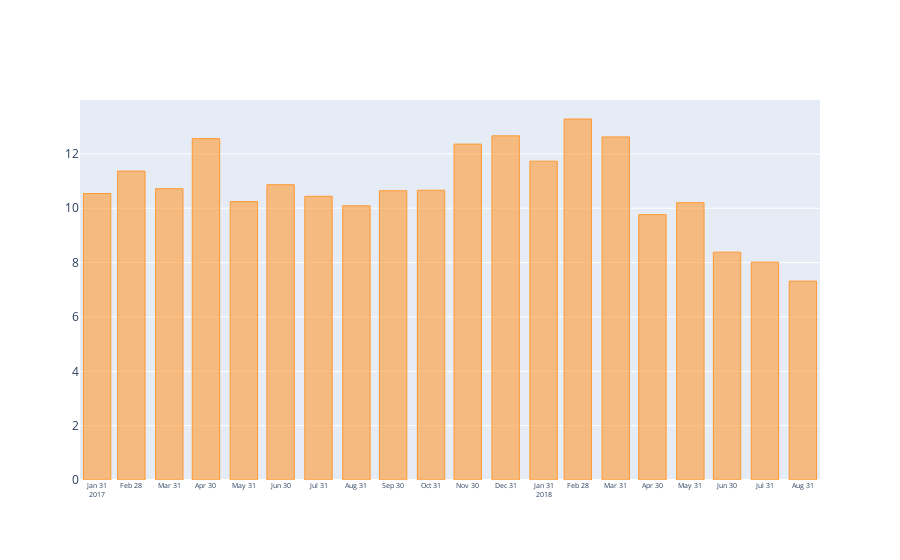

The notebook cell saved with this chart:
### Code cell
layout = {
    'xaxis':{
        'showticklabels':True,
        'dtick':'M1',
        'tick0':'2017-01-31',
        #                01 X
        'tickfont':{
            'size':7
        }
    }
}

orders_deliver_time_visual_month.iplot(kind = 'bar', layout=layout)

### Figure 1 — Plotly figure (JSON) as saved in the notebook; plotly's stock layout.template omitted (floating-point values rounded to 4 significant figures)
{"data": [{"marker": {"color": "rgba(255, 153, 51, 0.6)", "line": {"color": "rgba(255, 153, 51, 1.0)", "width": 1}}, "name": "real_delivery_time", "orientation": "v", "text": "", "type": "bar", "x": ["2017-01-31", "2017-02-28", "2017-03-31", "2017-04-30", "2017-05-31", "2017-06-30", "2017-07-31", "2017-08-31", "2017-09-30", "2017-10-31", "2017-11-30", "2017-12-31", "2018-01-31", "2018-02-28", "2018-03-31", "2018-04-30", "2018-05-31", "2018-06-30", "2018-07-31", "2018-08-31"], "y": [10.54, 11.37, 10.72, 12.56, 10.24, 10.87, 10.44, 10.09, 10.64, 10.66, 12.36, 12.66, 11.73, 13.28, 12.63, 9.764, 10.2, 8.385, 8.017, 7.32]}], "layout": {"xaxis": {"dtick": "M1", "showticklabels": true, "tick0": "2017-01-31", "tickfont": {"size": 7}}}}
